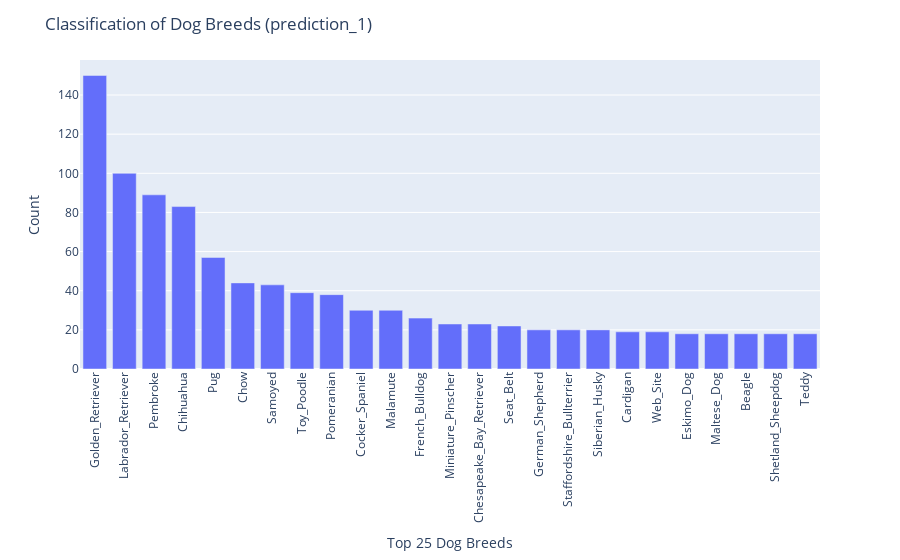

Write notebook code for a chart like this one.
### Code cell
fig = px.bar(y=list(predict_1_vc),x= [i.title() for i in predict_1_vc.index])
fig.update_layout(yaxis= dict(title='Count'), 
                 xaxis = dict(title='Top 25 Dog Breeds',tickangle=-90),
                 title='Classification of Dog Breeds (prediction_1)')
fig.show()

### Figure 1 — Plotly figure (JSON) as saved in the notebook; plotly's stock layout.template omitted (floating-point values rounded to 4 significant figures)
{"data": [{"alignmentgroup": "True", "hovertemplate": "x=%{x}<br>y=%{y}<extra></extra>", "legendgroup": "", "marker": {"color": "#636efa"}, "name": "", "offsetgroup": "", "orientation": "v", "showlegend": false, "textposition": "auto", "type": "bar", "x": ["Golden_Retriever", "Labrador_Retriever", "Pembroke", "Chihuahua", "Pug", "Chow", "Samoyed", "Toy_Poodle", "Pomeranian", "Cocker_Spaniel", "Malamute", "French_Bulldog", "Miniature_Pinscher", "Chesapeake_Bay_Retriever", "Seat_Belt", "German_Shepherd", "Staffordshire_Bullterrier", "Siberian_Husky", "Cardigan", "Web_Site", "Eskimo_Dog", "Maltese_Dog", "Beagle", "Shetland_Sheepdog", "Teddy"], "xaxis": "x", "y": [150, 100, 89, 83, 57, 44, 43, 39, 38, 30, 30, 26, 23, 23, 22, 20, 20, 20, 19, 19, 18, 18, 18, 18, 18], "yaxis": "y"}], "layout": {"barmode": "relative", "legend": {"tracegroupgap": 0}, "margin": {"t": 60}, "title": {"text": "Classification of Dog Breeds (prediction_1)"}, "xaxis": {"anchor": "y", "domain": [0, 1], "tickangle": -90, "title": {"text": "Top 25 Dog Breeds"}}, "yaxis": {"anchor": "x", "domain": [0, 1], "title": {"text": "Count"}}}}
